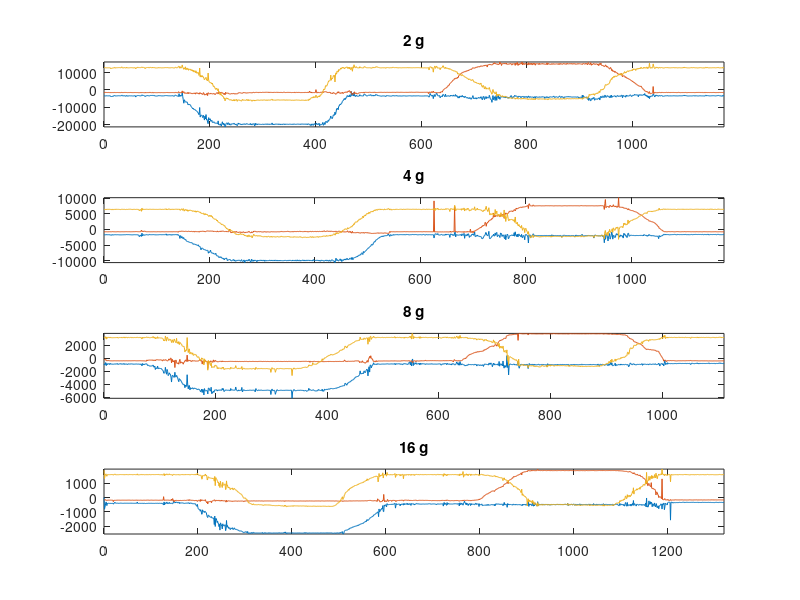
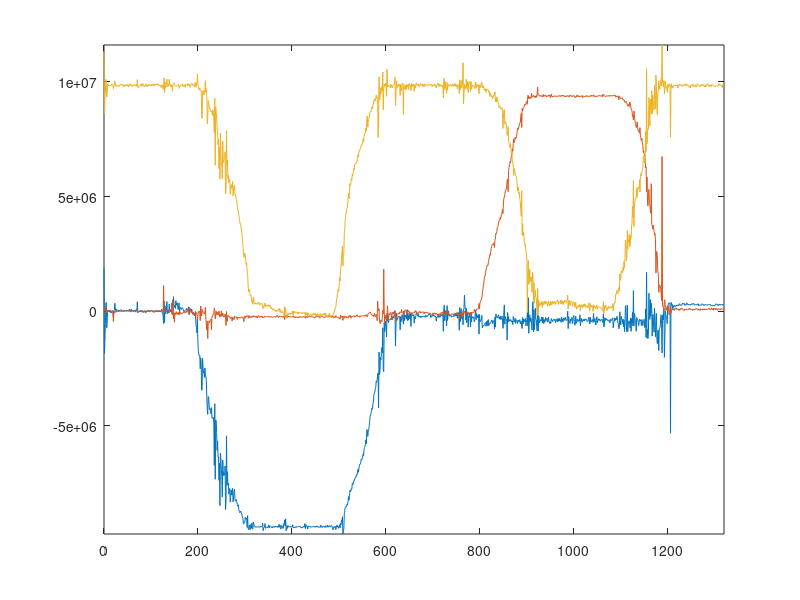

Source code (MATLAB) for these figures, in order:
sampledata250deps2g = csvread('250dps2g.csv');
samples = sampledata250deps2g(:,1);
accel_x = sampledata250deps2g(:,2);
accel_y = sampledata250deps2g(:,3);
accel_z = sampledata250deps2g(:,4);

figure(1)
subplot(4,1,1);
plot(samples, accel_x, '-',samples, accel_y, '-', samples, accel_z, '-');
axis tight;
title("2 g");

sampledata500dps4g = csvread('500dps4g.csv');
samples = sampledata500dps4g(:,1);
accel_x = sampledata500dps4g(:,2);
accel_y = sampledata500dps4g(:,3);
accel_z = sampledata500dps4g(:,4);

subplot(4,1,2);
plot(samples, accel_x, '-',samples, accel_y, '-', samples, accel_z, '-');
axis tight;
title("4 g");

sampledata1000dps8g = csvread('1000dps8g.csv');
samples = sampledata1000dps8g(:,1);
accel_x = sampledata1000dps8g(:,2);
accel_y = sampledata1000dps8g(:,3);
accel_z = sampledata1000dps8g(:,4);

subplot(4,1,3);
plot(samples, accel_x, '-',samples, accel_y, '-', samples, accel_z, '-');
axis tight;
title("8 g");

sampledata2000dps16g = csvread('2000dps16g.csv');
samples = sampledata2000dps16g(:,1);
accel_x = sampledata2000dps16g(:,2);
accel_y = sampledata2000dps16g(:,3);
accel_z = sampledata2000dps16g(:,4);

subplot(4,1,4);
plot(samples, accel_x, '-',samples, accel_y, '-', samples, accel_z, '-');
axis tight;
title("16 g");

%% Bias testing
figure(2)
accel_x = accel_x - mean(accel_x(1:100));
accel_y = accel_y - mean(accel_y(1:100));
accel_z = accel_z - mean(accel_z(330:460));

accel_x = accel_x * 16 * 9.8 * 000029; %I think I just found my scaling factor
accel_y = accel_y * 16 * 9.8 * 000029;
accel_z = accel_z * 16 * 9.8 * 000029;

plot(samples, accel_x, '-', samples, accel_y, '-', samples, accel_z, '-');
axis tight;
